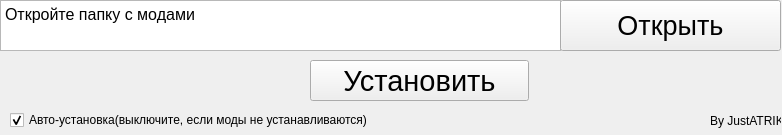
<?xml version="1.0" encoding="UTF-8"?>
<ui version="4.0">
 <class>MainWindow</class>
 <widget class="QMainWindow" name="MainWindow">
  <property name="enabled">
   <bool>true</bool>
  </property>
  <property name="geometry">
   <rect>
    <x>0</x>
    <y>0</y>
    <width>782</width>
    <height>135</height>
   </rect>
  </property>
  <property name="sizePolicy">
   <sizepolicy hsizetype="Preferred" vsizetype="Preferred">
    <horstretch>0</horstretch>
    <verstretch>0</verstretch>
   </sizepolicy>
  </property>
  <property name="minimumSize">
   <size>
    <width>782</width>
    <height>135</height>
   </size>
  </property>
  <property name="maximumSize">
   <size>
    <width>782</width>
    <height>135</height>
   </size>
  </property>
  <property name="windowTitle">
   <string>BRModInstaller</string>
  </property>
  <property name="windowIcon">
   <iconset>
    <normaloff>:/icons/ico.ico</normaloff>:/icons/ico.ico</iconset>
  </property>
  <property name="styleSheet">
   <string notr="true">
QMainWindow::setFixedSize(sizeHint())</string>
  </property>
  <property name="iconSize">
   <size>
    <width>128</width>
    <height>128</height>
   </size>
  </property>
  <widget class="QWidget" name="centralwidget">
   <widget class="QWidget" name="verticalLayoutWidget">
    <property name="geometry">
     <rect>
      <x>0</x>
      <y>0</y>
      <width>561</width>
      <height>51</height>
     </rect>
    </property>
    <property name="sizePolicy">
     <sizepolicy hsizetype="Preferred" vsizetype="Preferred">
      <horstretch>0</horstretch>
      <verstretch>0</verstretch>
     </sizepolicy>
    </property>
    <layout class="QVBoxLayout" name="verticalLayout">
     <item>
      <widget class="QTextEdit" name="modFolderDir">
       <property name="sizePolicy">
        <sizepolicy hsizetype="Expanding" vsizetype="Preferred">
         <horstretch>0</horstretch>
         <verstretch>0</verstretch>
        </sizepolicy>
       </property>
       <property name="font">
        <font>
         <pointsize>12</pointsize>
        </font>
       </property>
       <property name="readOnly">
        <bool>true</bool>
       </property>
       <property name="markdown">
        <string>Откройте папку с модами

</string>
       </property>
       <property name="html">
        <string>&lt;!DOCTYPE HTML PUBLIC &quot;-//W3C//DTD HTML 4.0//EN&quot; &quot;http://www.w3.org/TR/REC-html40/strict.dtd&quot;&gt;
&lt;html&gt;&lt;head&gt;&lt;meta name=&quot;qrichtext&quot; content=&quot;1&quot; /&gt;&lt;meta charset=&quot;utf-8&quot; /&gt;&lt;style type=&quot;text/css&quot;&gt;
p, li { white-space: pre-wrap; }
hr { height: 1px; border-width: 0; }
li.unchecked::marker { content: &quot;\2610&quot;; }
li.checked::marker { content: &quot;\2612&quot;; }
&lt;/style&gt;&lt;/head&gt;&lt;body style=&quot; font-family:'Segoe UI'; font-size:12pt; font-weight:400; font-style:normal;&quot;&gt;
&lt;p style=&quot; margin-top:8px; margin-bottom:8px; margin-left:0px; margin-right:0px; -qt-block-indent:0; text-indent:0px;&quot;&gt;Откройте папку с модами&lt;/p&gt;&lt;/body&gt;&lt;/html&gt;</string>
       </property>
      </widget>
     </item>
    </layout>
   </widget>
   <widget class="QWidget" name="verticalLayoutWidget_2">
    <property name="geometry">
     <rect>
      <x>560</x>
      <y>0</y>
      <width>221</width>
      <height>51</height>
     </rect>
    </property>
    <layout class="QVBoxLayout" name="verticalLayout_2">
     <item>
      <widget class="QPushButton" name="openModFolderBut">
       <property name="sizePolicy">
        <sizepolicy hsizetype="Minimum" vsizetype="Minimum">
         <horstretch>0</horstretch>
         <verstretch>0</verstretch>
        </sizepolicy>
       </property>
       <property name="font">
        <font>
         <pointsize>20</pointsize>
        </font>
       </property>
       <property name="text">
        <string>Открыть</string>
       </property>
      </widget>
     </item>
    </layout>
   </widget>
   <widget class="QPushButton" name="installBut">
    <property name="geometry">
     <rect>
      <x>310</x>
      <y>60</y>
      <width>219</width>
      <height>41</height>
     </rect>
    </property>
    <property name="sizePolicy">
     <sizepolicy hsizetype="Minimum" vsizetype="Minimum">
      <horstretch>0</horstretch>
      <verstretch>0</verstretch>
     </sizepolicy>
    </property>
    <property name="font">
     <font>
      <pointsize>22</pointsize>
     </font>
    </property>
    <property name="text">
     <string>Установить</string>
    </property>
   </widget>
   <widget class="QLabel" name="label">
    <property name="geometry">
     <rect>
      <x>710</x>
      <y>110</y>
      <width>71</width>
      <height>21</height>
     </rect>
    </property>
    <property name="text">
     <string>By JustATRIK</string>
    </property>
   </widget>
   <widget class="QCheckBox" name="autoInstCheckBox">
    <property name="geometry">
     <rect>
      <x>10</x>
      <y>110</y>
      <width>361</width>
      <height>20</height>
     </rect>
    </property>
    <property name="text">
     <string>Авто-установка(выключите, если моды не устанавливаются)</string>
    </property>
    <property name="checked">
     <bool>true</bool>
    </property>
   </widget>
  </widget>
 </widget>
 <resources>
  <include location="res.qrc"/>
 </resources>
 <connections/>
</ui>
